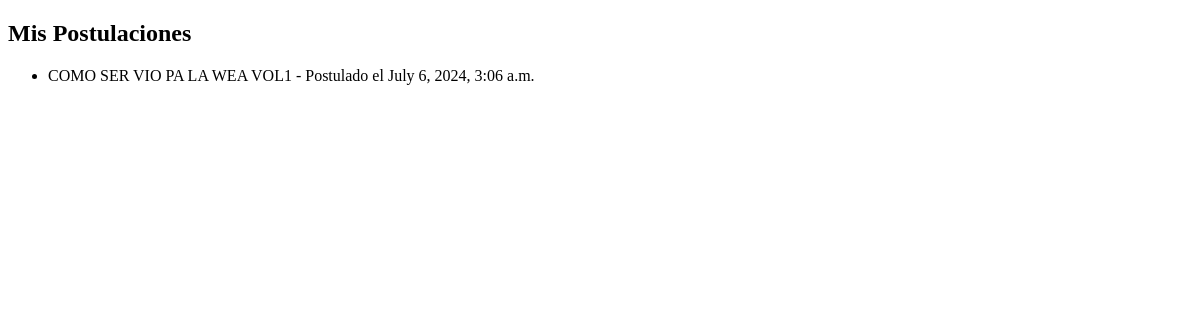
The app's page /mis-postulaciones/ (signed in), older data.
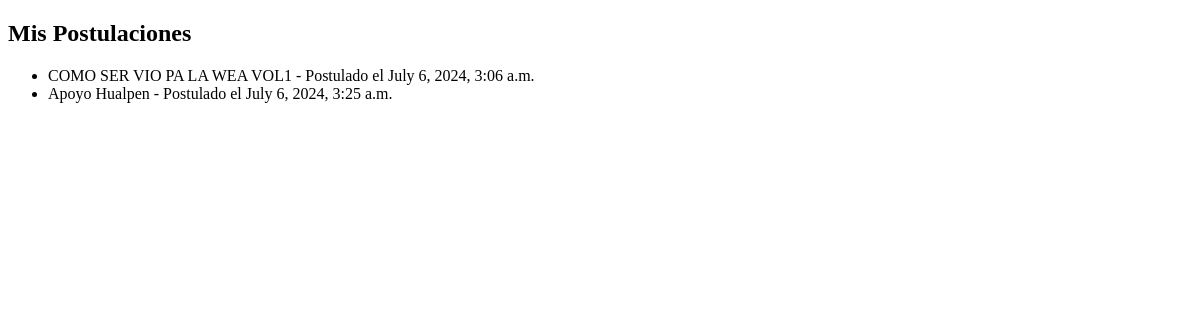
The same page, newer data.
### myapp/models.py (models this page shows, shortened)
class Postulacion(models.Model):
    proyecto = models.ForeignKey(Proyecto, on_delete=models.CASCADE)
    usuario = models.ForeignKey(User, on_delete=models.CASCADE)
    fecha_postulacion = models.DateTimeField(auto_now_add=True)

class Proyecto(models.Model):
    nombre = models.CharField(max_length=200)
    descripcion = models.TextField()
    fecha_inicio = models.DateField()
    fecha_fin = models.DateField()
    creador = models.ForeignKey(User, related_name='proyectos_creados', on_delete=models.CASCADE)

### myapp/views.py (the view)
# urls.py: path('mis-postulaciones/', views.mis_postulaciones, name='mis_postulaciones'),
@login_required
def mis_postulaciones(request):
    postulaciones = Postulacion.objects.filter(usuario=request.user)
    return render(request, 'myapp/mis_postulaciones.html', {'postulaciones': postulaciones})

### myapp/templates/myapp/mis_postulaciones.html (shortened to what this page needs)
<!DOCTYPE html>
<html>
<head>
</head>
<body>
    <h2>Mis Postulaciones</h2>
    <ul>
        {% for postulacion in postulaciones %}
            <li>{{ postulacion.proyecto.nombre }} - Postulado el {{ postulacion.fecha_postulacion }}</li>
        {% endfor %}
    </ul>
</body>
</html>

Row changes from the older to the newer data that the page shows:
added Postulacion: proyecto.nombre "Apoyo Hualpen", fecha_postulacion "July 6, 2024, 3:25 a.m."
